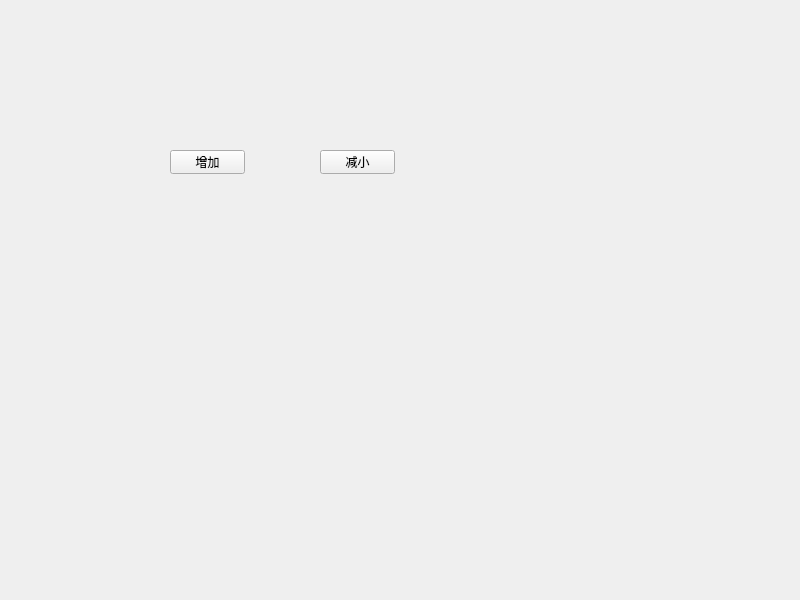
<?xml version="1.0" encoding="UTF-8"?>
<ui version="4.0">
 <class>Widget</class>
 <widget class="QWidget" name="Widget">
  <property name="geometry">
   <rect>
    <x>0</x>
    <y>0</y>
    <width>800</width>
    <height>600</height>
   </rect>
  </property>
  <property name="windowTitle">
   <string>Widget</string>
  </property>
  <widget class="QPushButton" name="pushButton_inc">
   <property name="geometry">
    <rect>
     <x>170</x>
     <y>150</y>
     <width>75</width>
     <height>24</height>
    </rect>
   </property>
   <property name="text">
    <string>增加</string>
   </property>
  </widget>
  <widget class="QPushButton" name="pushButton_des">
   <property name="geometry">
    <rect>
     <x>320</x>
     <y>150</y>
     <width>75</width>
     <height>24</height>
    </rect>
   </property>
   <property name="text">
    <string>减小</string>
   </property>
  </widget>
 </widget>
 <resources/>
 <connections/>
</ui>
